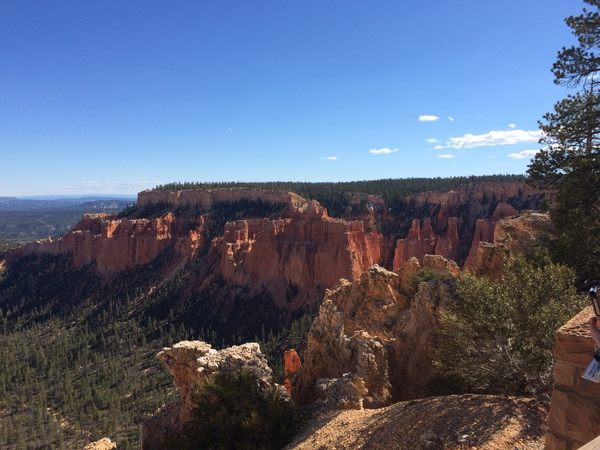
#> input picture Feature/SeamCarving/bryce_canyon.jpg, 600 x 450 px
$ python SeamCarving.py --image bryce_canyon.jpg
#> lines starting #> are read from the running program, lines starting #| are printed output that depends on the picture
# Usage
# python SeamCarving.py --image bryce_canyon.jpg

# import the necessary packages
from skimage import transform
from skimage import filters
import argparse
import cv2

# construct the argument parse and parse the arguments
ap = argparse.ArgumentParser()
ap.add_argument("-i", "--image", required=True,
	help="path to input image file")
ap.add_argument("-d", "--direction", type=str,
	default="vertical", help="seam removal direction")
args = vars(ap.parse_args())

# load the image and convert it to grayscale
image = cv2.imread(args["image"])
#> image is the input picture: shape (450, 600, 3); mean B, G, R 121.9, 98.7, 88.8
gray = cv2.cvtColor(image, cv2.COLOR_BGR2GRAY)
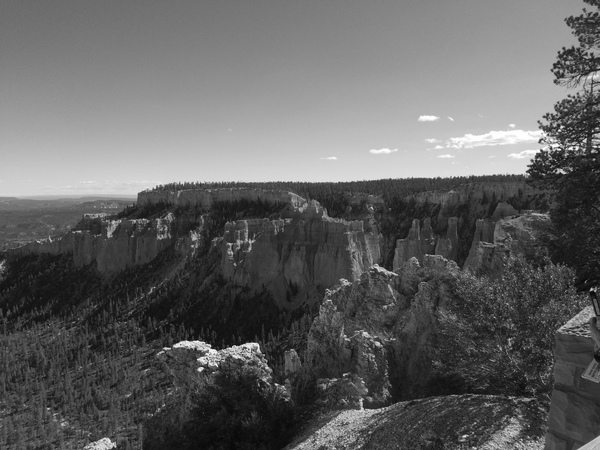
#> gray: shape (450, 600); min 4, max 255, mean 98.4

# compute the Sobel gradient magnitude representation
# of the image -- this will serve as our "energy map"
# input to the seam carving algorithm
mag = filters.sobel(gray.astype("float"))
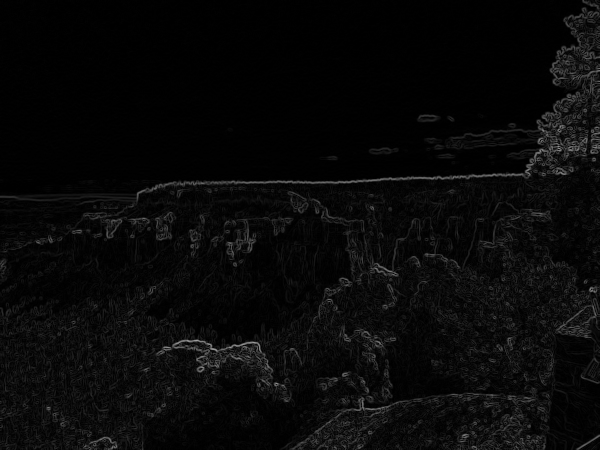
#> mag: shape (450, 600) float64; min 0, max 162.1, mean 9.3

# show the original image
cv2.imshow("Original", image)

# loop over a number of seams to remove
for numSeams in range(20, 140, 20):
	# perform seam carving, removing the desired number
	# of frames from the image -- `vertical` cuts will
	# change the image width while `horizontal` cuts will
	# change the image height
#> (the run stopped early here; a loop or call above may not have finished)
